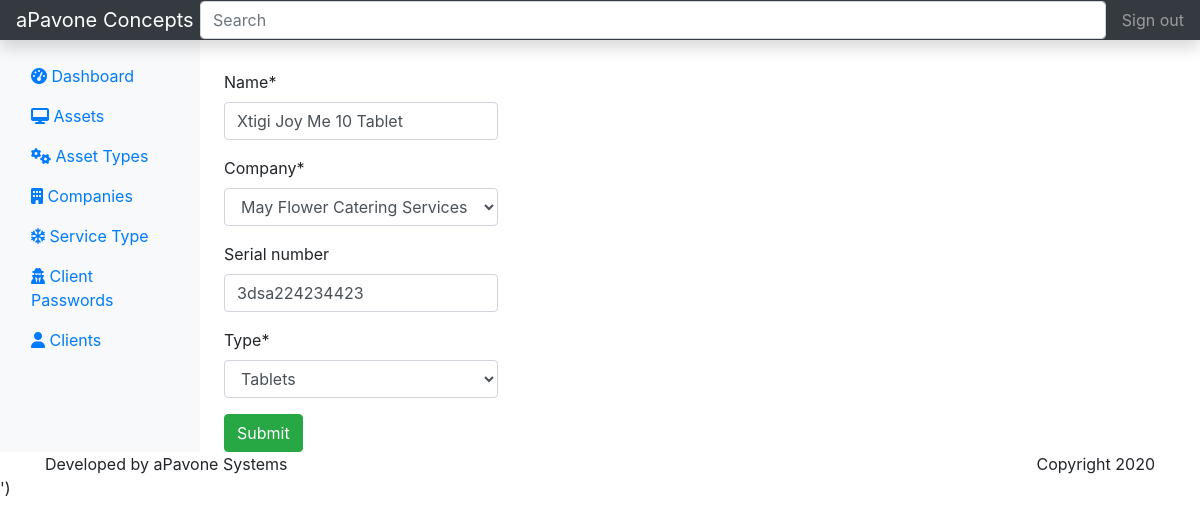
Screenshot of /asset/1 with the database file from the repository.
### register/models.py (models this page shows, shortened)
class Asset(models.Model):
    name = models.CharField(max_length=90)
    company = models.ForeignKey(Company, on_delete=models.CASCADE)
    serial_number = models.CharField(max_length=90, blank=True, null=True, unique=True)
    type = models.ForeignKey(AssetType, on_delete=models.CASCADE)
    purchase_date = models.DateTimeField(auto_now_add=True)

### register/views.py (the view)
# urls.py: path('asset/<int:id>', views.update_asset, name="update_asset"),
def update_asset(request, id):
    if request.method == "GET":
        asset = Asset.objects.get(pk=id)
        form = AssetForm(instance=asset)
        return render(request, "register/asset/create-asset.html", {'form': form})
    else:
        asset = Asset.objects.get(pk=id)
        form = AssetForm(request.POST, instance=asset)
        if form.is_valid():
            form.save()
        return redirect('asset')

### register/forms.py
class AssetForm(ModelForm):
    class Meta:
        model = Asset
        fields = ['name', 'company', 'serial_number', 'type']
    def __init__(self, *args, **kwargs):
        super(AssetForm, self).__init__(*args, **kwargs)
        self.fields['company'].empty_label = 'Select Company'
        self.fields['type'].empty_label = 'Select Type'

### register/models.py (called while the page is built)
    def __str__(self):
        return self.name

    def __str__(self):
        return self.name

### register/templates/register/asset/create-asset.html (shortened to what this page needs)
{% extends 'register/pages/layout.html' %}
{% load crispy_forms_tags %}
{% block content %}
<div class="row" style="margin-top:30px;">
    <form action="" method="POST">
    <div class="col-12">
        {{ form.name | as_crispy_field }}
    </div>
    <div class="col-12">
       {{ form.company | as_crispy_field }}
    </div>
        <div class="col-12">
      {{ form.serial_number | as_crispy_field }}
    </div>
        <div class="col-12">
        {{ form.type | as_crispy_field }}
    </div>
        <div class="col-12">
            <input type="submit" class="btn btn-success">
        </div>
</form>
</div>
{% endblock %}

### rows the page displays
Asset: name "Xtigi Joy Me 10 Tablet", company "May Flower Catering Services", serial_number "3dsa224234423", type "Tablets"
